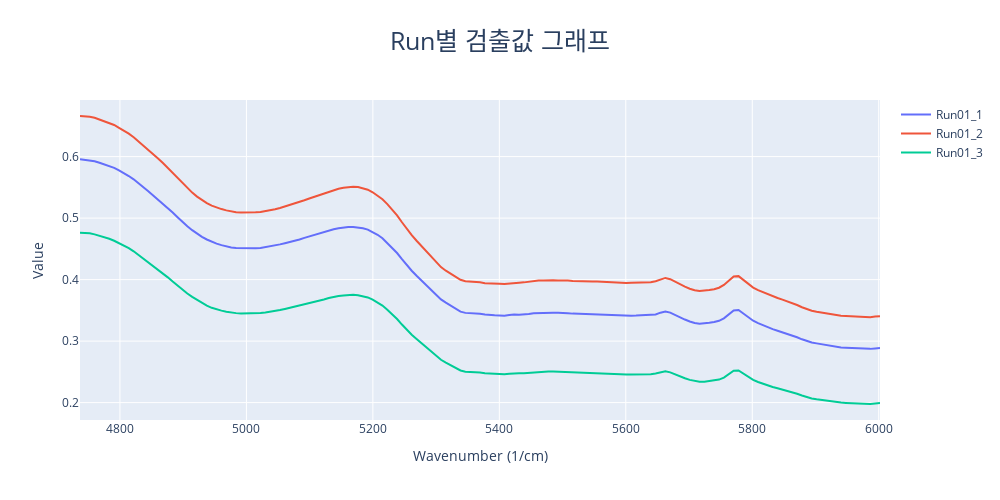

Notebook cell for this chart:
### Code cell
fig = go.Figure()
fig.update_layout(width=1000, height=500, title=go.layout.Title(text="Run별 검출값 그래프"), title_x=0.5, title_font_size = 25)
fig.update_xaxes(title_text="Wavenumber (1/cm)")
fig.update_yaxes(title_text="Value")
for i in range(3):
    fig.add_trace(go.Scatter(x=raw.iloc[i,6:].index, y=raw.iloc[i,6:].values, name=raw.index[i]))
fig.show()

### Figure 1 — Plotly figure (JSON) as saved in the notebook; plotly's stock layout.template omitted (floating-point values rounded to 4 significant figures; data arrays with more than 128 entries replaced by an {"elided": "..."} marker saying what was removed)
{"data": [{"name": "Run01_1", "type": "scatter", "x": {"elided": "165 float values"}, "y": {"elided": "165 float values"}}, {"name": "Run01_2", "type": "scatter", "x": {"elided": "165 float values"}, "y": {"elided": "165 float values"}}, {"name": "Run01_3", "type": "scatter", "x": {"elided": "165 float values"}, "y": {"elided": "165 float values"}}], "layout": {"height": 500, "title": {"font": {"size": 25}, "text": "Run별 검출값 그래프", "x": 0.5}, "width": 1000, "xaxis": {"title": {"text": "Wavenumber (1/cm)"}}, "yaxis": {"title": {"text": "Value"}}}}
